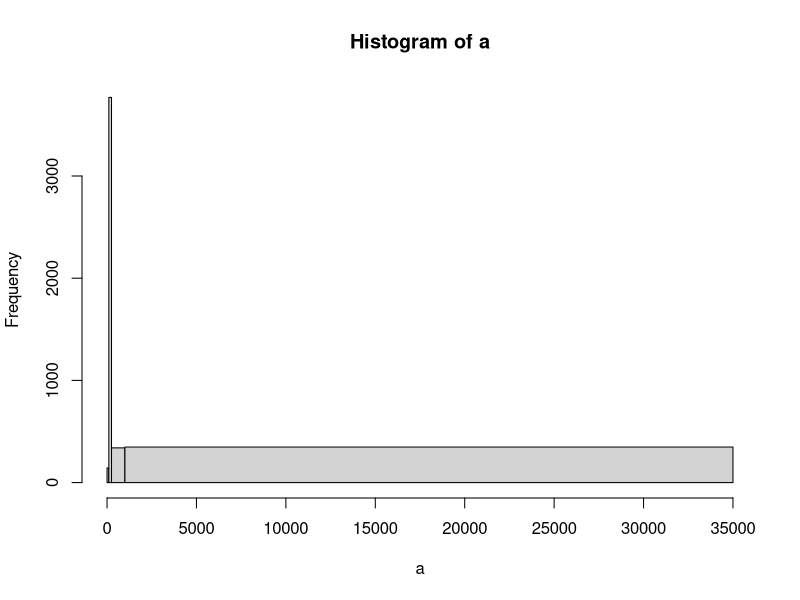
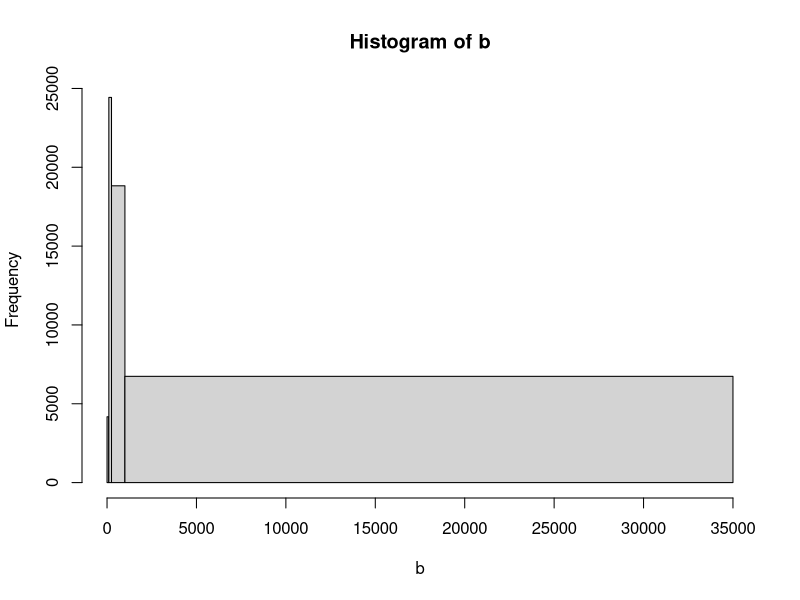
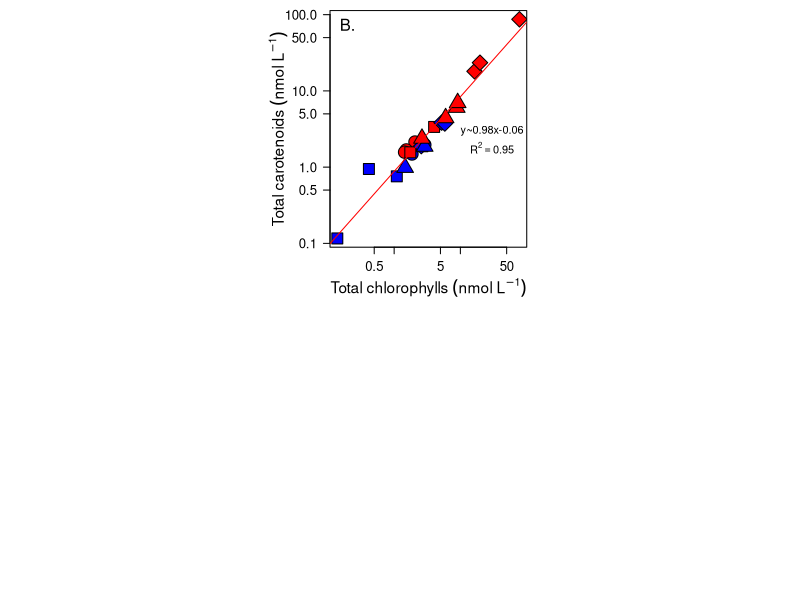

R code for these plots, in order: (Note: this script raises an error after producing the figures.)
######################################## Microscopie ###############################################

## calcul du biovolume
microscopy <- read.table("data/Sommaire2.csv", sep=";",dec=".", head=T)
mean_biovolume <- vector()
total_biovolume <- vector()
total_cell <- vector()

for(i in 7:ncol(microscopy))
{
  mean_biovolume[i-6] <- weighted.mean(microscopy$Volume[-c(which(is.na(microscopy$Volume)==TRUE))],
                                       microscopy[,i][-c(which(is.na(microscopy$Volume)==TRUE))])
  total_cell[i-6] <-  sum(microscopy[,i][-c(which(is.na(microscopy$Volume)==TRUE))])
  a <- vector()
  for (j in 1:nrow(microscopy))
  {
    a[j] <- microscopy[j,i]*microscopy$Volume[j]
  }
  total_biovolume[i-6] <- sum(a, na.rm=TRUE)
}

## calcul du carbone par ?chantillon (biomass)
ID <- c("Unknown_small", "Unknown_big", "Diatom_small", "Diatom_big", "Chlorophytes", "Chrysophytes", "Dinoflagellates", "Ciliates")
loga <- c(-0.583, -0.665, -0.541, -0.933, -1.026, -1.694, -0.353, -0.639)
b <- c(0.860, 0.939, 0.811, 0.881, 1.088, 1.218, 0.864, 0.984)
pgC <- vector()

for(j in 1:73) #Calcul du nombre de pg par cellule avec les ?quations de: Menden-Deuer et Lessard (2000)
{
  if (is.na(microscopy$Volume_code[j])==TRUE){pgC[j] <- NA}
  else {
    pgC[j] <- loga[which(ID==microscopy$Volume_code[j])]+b[which(ID==microscopy$Volume_code[j])]*log10(microscopy$Volume[j])
  }
}

microscopypgCL <- microscopy #Calcul du nombre de pg par litre d'eau
for (i in 7:34)
{
  for(j in 1:73)
  {
    if (is.na(microscopy$Volume_code[j])==TRUE){microscopypgCL[j,i] <- 0}
    else{
      microscopypgCL[j,i] <- microscopy[j,i]*pgC[j]
    }
  }
}

biomass <- vector() ## calcul de la biomasse totale 

for (i in 7:ncol(microscopypgCL))
{
  biomass[i-6] <- sum(microscopypgCL[,i])
}


microscopy <- microscopy[,-c(13,26,34)]
microscopypgCL <- microscopypgCL[,-c(13,26,34)]
biomass <- biomass[-c(7,20,28)]
mean_biovolume <- mean_biovolume[-c(7,20,28)]
total_biovolume <- total_biovolume[-c(7,20,28)]
total_cell <- total_cell[-c(7,20,28)]


## Cr?ation des histogrammes de biovolumes par saison
micro_ice <- microscopy[,c(6,7,8,9,13,14,15,19,20,21,25,26,27)]
micro_open <- microscopy[,c(6,10,11,12,17,17,18,22,23,24,28,29,30,31)]

a <- vector()

for (i in 2:ncol(micro_ice))
{
  for (j in 1:nrow(micro_ice))
  {
    if (is.na(micro_ice$Volume[j])==TRUE){}
    else{a <- c(a,rep(micro_ice$Volume[j],micro_ice[j,i]))}
  }
}

b <- vector()

for (i in 2:ncol(micro_open))
{
  for (j in 1:nrow(micro_open))
  {
    if (is.na(micro_open$Volume[j])==TRUE){}
    else{b <- c(b,rep(micro_open$Volume[j],micro_open[j,i]))}
  }
}

aa <- hist(a, freq=T, breaks=c(0,100,250,1000,35000))
bb <- hist(b, freq=T, breaks=c(0,100,250,1000,35000))

aap <- vector()
bbp <- vector()

for (i in 1:length(aa$counts))
{
  aap[i] <- (aa$counts[i]/sum(aa$counts))*100
  bbp[i] <- (bb$counts[i]/sum(bb$counts))*100
}

######################################## Pigments ###############################################

pigments <- read.table("data/Sommaire_hplc.csv", sep=";",dec=".", head=F, colClasses = "character")

## transform areas in concentrations
ve=2.7
vi=0.04

#filtration volume in Liters from mL
for (i in 6:ncol(pigments))
{
  pigments[7,i] <- as.numeric(pigments[7,i])/1000
}

#actual calculation from area to ug/L
for (i in 6:ncol(pigments))
{
  for (j in 9:nrow(pigments))
  {
    pigments[j,i] <- as.numeric(pigments[j,i])*as.numeric(pigments[j,4])*(ve/vi)*(1/as.numeric(pigments[7,i]))
  }
}

#actual calculation from ug/L to mol/L
for (i in 6:ncol(pigments))
{
  for (j in 9:nrow(pigments))
  {
    if (is.na(pigments[j,5])==TRUE){pigments[j,i]}
    else{pigments[j,i] <- as.numeric(pigments[j,i])/(10^6*as.numeric(pigments[j,5]))}
  }
}

## Calcul de diff?rentes variables 
PPC <- vector() ## Calculate Photoprotective carotenoids (PPC)
PSC <- vector() ## Calculate Photosynthetic carotenoids (PSC)
TChla <- vector() ## Calculate total chlorophyll a as sum of Chla+allomers of chla (TChla)
Chlacc <- vector() ## Calculate Accessory chlorophylls (Chl acc)
TKCaro <- vector() ## Calculate Total known carotenoids (TKCaro)
TKChl <- vector() ## Calculate Total known chlorophylls (TKChl)
TUCaro <- vector() ## Calculate Total known active carotenoids (TUCaro)
TUChl <- vector() ## Calculate Total known chlorophylls (TUChl)
Chldeg <- vector() ## Calculate Total degraded chlorophylls (Chldeg)

for (i in 6:ncol(pigments))
{
  PPC[i] <- sum(as.numeric(pigments[c(104,111,127,131,137,159,160,130,102),i]))
  PSC[i] <- sum(as.numeric(pigments[c(123,96,86),i]))
  TChla[i] <- sum(as.numeric(pigments[c(66,63,62,61,60,58,33),i]))
  Chlacc[i] <- sum(as.numeric(pigments[c(56,57,26,25,17,23,14,27,24),i]))
  TKCaro[i] <- sum(as.numeric(pigments[c(100,123,110,117,98,104,166,165,137,156,111,127,159,96,131,106,108,86,101,102,130),i]))
  TUCaro[i] <- sum(as.numeric(pigments[c(setdiff(which(pigments$V3=="pda"),c(100,123,110,117,98,104,166,165,137,156,111,127,159,96,131,106,108,86,101,102,130))),i])) #setdiff is for knowing which elements of vector 1 are not in vector 2 setdiff(1,2)
  TKChl[i] <- sum(as.numeric(pigments[c(33,38,58,60,61,62,63,66,56,57,26,25,17,23,14,27,24),i]))
  TUChl[i] <- sum(as.numeric(pigments[c(setdiff(which(pigments$V3=="fluo"),c(33,38,58,60,61,62,63,66,56,57,26,25,17,23,14,27,24))),i]))
  Chldeg[i] <- sum(as.numeric(pigments[c(34,35,36,41,69,70,72,73),i]))
}

PPC[2] <- "PPC"
PSC[2] <- "PSC"
Chlacc[2] <- "Chlacc"
TChla[2] <- "TChla"
TKCaro[2] <- "TKCaro"
TUCaro[2] <- "TUCaro"
TUChl[2] <- "TUChl"
TKChl[2] <- "TKChl"
Chldeg[2] <- "Chldeg"
pigments <- rbind(pigments, "PPC" = PPC)
pigments <- rbind(pigments, "PSC" = PSC)
pigments <- rbind(pigments, "Chlacc" = Chlacc)
pigments <- rbind(pigments, "TChla" = TChla)
pigments <- rbind(pigments, "TKCaro" = TKCaro)
pigments <- rbind(pigments, "TUCaro" = TUCaro)
pigments <- rbind(pigments, "TKChl" = TKChl)
pigments <- rbind(pigments, "TUChl" = TUChl)
pigments <- rbind(pigments, "Chldeg" = Chldeg)


######################################## Pigments preparation ###############################################

## Calculate mean per sample 
pigments2 <- t(pigments[c(1,5,8:nrow(pigments)),c(6:ncol(pigments))])
pigments2 <- as.data.frame(pigments2)
colnames(pigments2) <- c("Lake","Season","ID",pigments[c(9:nrow(pigments)),2])

for (j in 4:ncol(pigments2)) {pigments2[,j] <- as.numeric(as.character(pigments2[,j]))}

pigments_mean <- aggregate(pigments2[,c(4:ncol(pigments2))], by=list(pigments2$ID), FUN=mean)

pigments_mean2 <- as.data.frame(t(pigments_mean))

colnames(pigments_mean2) <- pigments_mean[,1]
pigments_mean2 <- pigments_mean2[-1,]

## rearrange pigments_mean to fit microscopy order (parce qu'il y a moins d'?chantillons dans microscopie
## puisqu'il y a seulement l'ann?e 2017)

pigments_sort <- pigments_mean2[,match(colnames(microscopy)[7:34],colnames(pigments_mean2))[c(which(is.na(match(colnames(microscopy)[7:34],colnames(pigments_mean2)))==FALSE))]]

pigments_sort <- as.data.frame(t(pigments_sort))

######################################## Chemistry ###############################################

chem <- read.table("data/chem.csv", sep=";",dec=".", head=T)

chem_mean <- aggregate(.~ chem$ID, data=chem, FUN="mean")

## rearrange chem_mean to fit microscopy order (parce qu'il y a moins d'?chantillons dans microscopie
## puisqu'il y a seulement l'ann?e 2017)
rownames(chem_mean) <- chem_mean[,1]
chem_mean <- chem_mean[,-c(1,2)]

chem_sort <- chem_mean[match(colnames(microscopy)[7:31],rownames(chem_mean)),]

######################################## Mix analyses ###############################################

lakes <- c("LCT","LCT","LCT","LCT","LCT","LCT","LCL","LCL","LCL","LCL","LCL","LCL","LSA","LSA","LSA","LSA"
           ,"LSA","LSA","LSC","LSC","LSC","LSC","LSC","LSC","LSC")
seasons <- c("w","w","w","s","s","s","w","w","w","s","s","s","w","w","w","s","s","s","w","w","w",
             "s","s","s","s")

tiff(filename="images/Figure3_Fournier.tif", width=20, height=15, units="cm", pointsize=10, res=300)
graphics::layout(mat=matrix(c(4,1,2,5,3,6,5,3,6), nrow=3, ncol=3, byrow=TRUE), 
                 heights=c(1,0.5,0.5))

## 1. Total caro x total chl 
f <- (as.numeric(as.character(pigments_sort$TKCaro))+as.numeric(as.character(pigments_sort$TUCaro)))*10^9
g <- (as.numeric(as.character(pigments_sort$TUChl))+as.numeric(as.character(pigments_sort$TKChl)))*10^9
c <- lm(log10(f)~log10(g))

par(mar=c(4,4.8,0.8,0.5))
plot(y=f, x=g, pch=c(22,21,23,24)[as.factor(lakes)],
     bg=c("red","blue")[as.factor(seasons)], cex=2.5, cex.lab=1.4, cex.axis=1.2, las=1, log="xy", 
     ylab=expression("Total carotenoids"~(nmol~L^-1)), 
     xlab=expression("Total chlorophylls"~(nmol~L^-1)), xaxt="n")
axis(side=1, at=c(0.5, 1, 5, 10, 50), labels=c(0.5, 1, 5, 10, 50), cex.axis=1.2)
abline(c, col="red")
text(x=30, y=1.8, adj=0.5, labels=expression(R^2==0.95))
text(x=30, y=3, adj=0.5, labels=expression("y~0.98x-0.06"))
text(x=10^(((par("usr")[2]-par("usr")[1])*0.05)+par("usr")[1]), y=10^(((par("usr")[4]-par("usr")[3])*0.94)+par("usr")[3]), labels="B.", cex=1.5, adj=0)

## 2. Total P x Total chl
par(mar=c(4,4.8,0.8,0.5))
f=as.numeric(as.character(pigments_sort$TKChl))*10^9+as.numeric(as.character(pigments_sort$TUChl))*10^9
g <- chem_sort$TP
c <- lm(log10(f)~log10(g))

plot(y=f, x=chem_sort$TP, 
     pch=c(22,21,23,24)[as.factor(lakes)],
     bg=c("red","blue")[as.factor(seasons)], cex=2, las=1, log="xy", 
     ylab=expression("Total chlorophylls"~(nmol~L^-1)), 
     xlab=expression("Total phosphorus"~(mu*g~L^-1)), yaxt="n", cex.lab=1.4, cex.axis=1.2)
axis(side=2, at=c(0.2, 0.5, 1, 5, 10, 50,100), labels=c(0.2, 0.5, 1, 5, 10, 50,100), las=1, cex.axis=1.2)
abline(c, col="red")
text(x=60, y=1.8, adj=0.5, labels=expression(R^2==0.46))
text(x=60, y=3, adj=0.5, labels=expression("y~1.04x-0.06"))
text(x=10^(((par("usr")[2]-par("usr")[1])*0.05)+par("usr")[1]), y=10^(((par("usr")[4]-par("usr")[3])*0.94)+par("usr")[3]), labels="C.", cex=1.5, adj=0)

## 3. Total chlorophylls/total biovolume x total biovolume
f <- ((as.numeric(as.character(pigments_sort$TKChl))*10^9+as.numeric(as.character(pigments_sort$TUChl))*10^9)/total_biovolume)*10^9
g <- total_biovolume/10^9
c <- lm(log10(f)~log10(g))

par(mar=c(4,4.8,0.8,0.5))
plot(y=f, x=g, pch=c(22,21,23,24)[as.factor(lakes)],
     bg=c("red","blue")[as.factor(seasons)], cex=2, las=1, log="xy", 
     ylab=expression("Total chl/total biovolume"~(10^9~nmol~mm^3^-1)),
     xlab=expression("Total biovolume"~(mm^3~L^-1)), xaxt="n", cex.lab=1.4, cex.axis=1.2)
axis(side=1, at=c(0.05, 0.1, 0.5, 1, 5, 10), labels=c(0.05, 0.1, 0.5, 1, 5, 10), cex.axis=1.2)
abline(c, col="red")
text(x=0.15, y=3.5, adj=0.5, labels=expression(R^2==0.35))
text(x=0.15, y=4.8, adj=0.5, labels=expression("y~-0.51x+0.67"))
text(x=10^(((par("usr")[2]-par("usr")[1])*0.05)+par("usr")[1]), y=10^(((par("usr")[4]-par("usr")[3])*0.94)+par("usr")[3]), labels="E.", cex=1.5, adj=0)

## 4. Total cells x total biovolume
f <- total_cell/10^6
g <- total_biovolume/10^9
c <- lm(log10(f)~log10(g))

par(mar=c(4,4.8,0.8,0.5))
plot(y=total_cell/10^6, x=total_biovolume/10^9, pch=c(22,21,23,24)[as.factor(lakes)],
     bg=c("red","blue")[as.factor(seasons)], cex=2, las=1, log="xy", 
     ylab=expression("Cells concentration"~~(10^6~cells~L^-1)),
     xlab=expression("Total biovolume"~(mm^3~L^-1)), xaxt="n", cex.lab=1.4, cex.axis=1.2)
axis(side=1, at=c(0.05, 0.1, 0.5, 1, 5, 10), labels=c(0.05, 0.1, 0.5, 1, 5, 10), cex.axis=1.2)
abline(c, col="red")
text(x=4.8, y=0.7, adj=0.5, labels=expression(R^2==0.84))
text(x=4.8, y=1, adj=0.5, labels=expression("y~0.8x+0.23"))
text(x=10^(((par("usr")[2]-par("usr")[1])*0.05)+par("usr")[1]), y=10^(((par("usr")[4]-par("usr")[3])*0.94)+par("usr")[3]), labels="A.", cex=1.5, adj=0)

## 5. graphique de la taille des cellules
barplot(t(matrix(c(aap,bbp), nrow=4, ncol=2)), beside=TRUE, las=1, ylim=c(0,60), 
        col=c("blue", "red"), ylab="Proportion of cells (%)", 
        names.arg=c("0-100", "100-250", "250-1000", ">1000"),
        xlab=expression("Cell volume"~(mu*m^3)), cex.lab=1.4, cex.axis=1.2)
lines(y=rep(0,12), x=c(1:12))
text(adj=0.5, x=c(1.5,2.5,4.5,5.5,7.5,8.5,10.5,11.5), y=c(31.89,17.06,56.66,39.27,9.58,37.24,9.86,14.43), 
     labels=c("29","15","56","37","7","35","8","13"), cex=0.9)
text(x=((par("usr")[2]-par("usr")[1])*0.05)+par("usr")[1], y=((par("usr")[4]-par("usr")[3])*0.94)+par("usr")[3], labels="D.", cex=1.5, adj=0)

## 6. legends
#lake legend
par(mar=c(0,2.5,0,0))
plot(xaxt="n", yaxt="n", x=c(3:8), y=c(3:8), col="white", xlab=NA, ylab=NA, bty="n")
legend(x=3, y=5.5, yjust=0.5, xjust=0, pch=c(21,24,22,23,NA,21,21), legend=c("Lake Clair","Lake Saint-Charles","Lake Clément",
      "Lake Saint-Augustin","","Ice-cover","Open-water"), col="black", pt.bg=c("white","white","white","white",NA,"blue","red"), pt.cex=3, cex=2, bty="n")

dev.off()
